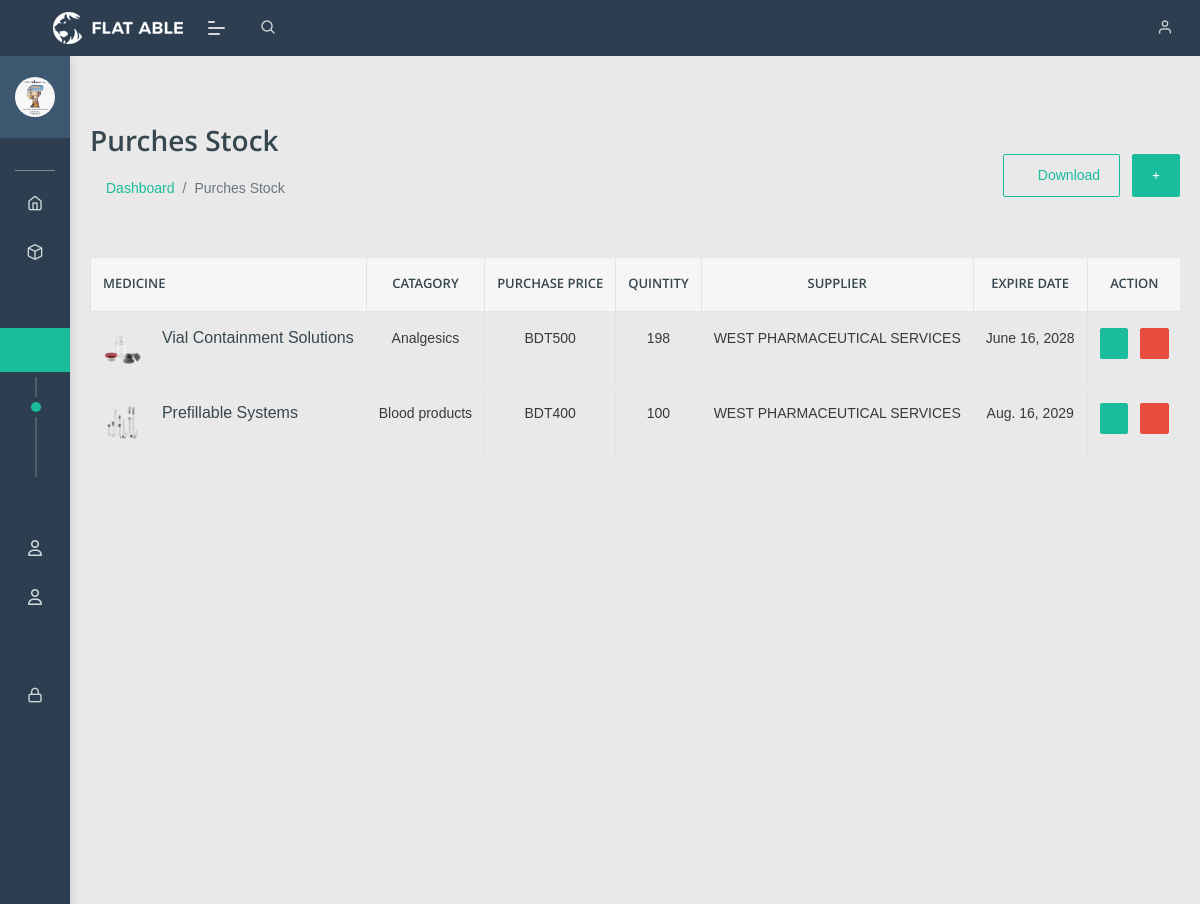
The page /stock-view/ (signed in) on the database its author committed.
### Auth_App/models.py (models this page shows, shortened)
class UserProfile(models.Model):
    user = models.OneToOneField(User, on_delete=models.CASCADE, related_name='user_profile')
    addess = models.CharField(max_length=160, null=True)
    dob = models.DateField(null=True)
    phone = models.CharField(max_length=20, null=True)
    profile_pic = models.ImageField(upload_to='profile_img', null=True)

### Pharmacey_App/models.py (models this page shows, shortened)
class Stock_Medisice(models.Model):
    medicine_name = models.CharField(max_length=160)
    Category = models.ForeignKey(Catagory,on_delete=models.CASCADE)
    Supplier = models.ForeignKey(Suplier, on_delete=models.CASCADE)
    price = models.IntegerField(default=0)
    quatity = models.IntegerField(default=0)
    exire_date = models.DateField()
    medicine_img = models.ImageField(upload_to='medicine_pic')

class Catagory(models.Model):
    catagory_name = models.CharField(max_length=40)
    created_att = models.DateTimeField(auto_now_add=True)
    updated_att = models.DateTimeField(auto_now=True)

class Suplier(models.Model):
    name = models.CharField(max_length=160)
    email = models.EmailField()
    phone = models.CharField(max_length=20)
    company = models.CharField(max_length=150)
    address = models.CharField(max_length=560)
    product = models.CharField(max_length=160)
    description = models.TextField()

### Pharmacey_App/views.py (the view)
# urls.py: path('stock-view/', views.Stock_View, name='Stock_View'),
@login_required()
def Stock_View(request):
    medisince = Stock_Medisice.objects.all()
    context = {
        'medisince':medisince,
    }
    return render(request, 'HOD/stock_view.html', context)

### templates/HOD/stock_view.html (shortened to what this page needs)
{% extends "base.html" %}
{% load static %}
{% block body_block %}
<div class="card-body">
    <div class="page-header">
       <div class="row align-items-center">
          <div class="col">
             <h3 class="page-title">Purches Stock</h3>
             <ul class="breadcrumb">
                <li class="breadcrumb-item"><a href="index.html">Dashboard</a></li>
                <li class="breadcrumb-item active">Purches Stock</li>
             </ul>
          </div>
          <div class="col-auto text-right float-right ml-auto">
             <a href="#" class="btn btn-outline-primary mr-2"><i class="fas fa-download"></i> Download</a>
             <a href="" class="btn btn-primary"><i class="fas fa-plus"></i></a>
          </div>
       </div>
    </div>
    <div class="table-responsive">
        <table class="table table-hover mb-0 table-bordered">
            <thead>
                <tr>
                    <th>
                        MEDICINE
                    </th>
                    <th class="text-center">Catagory</th>
                    <th class="text-center">Purchase Price</th>
                    <th class="text-center">Quintity</th>
                    <th class="text-center">Supplier</th>
                    <th class="text-center">Expire Date</th>
                    <th class="text-center">Action</th>
                </tr>
            </thead>
            <tbody>
            {% for i in medisince %}
                <tr>
                    <td>
                        <div class="d-inline-block align-middle">
                            <img src="/media/{{i.medicine_img}}" alt="user image" class="img-radius wid-40 align-top m-r-15">
                            <div class="d-inline-block">
                                <h6>{{i.medicine_name}}</h6>
                            </div>
                        </div>
                    </td>
                    <td class="text-center">{{i.Category.catagory_name}}</td>
                    <td class="text-center">BDT{{i.price}}</td>
                    <td class="text-center">{{i.quatity}}</td>
                    <td class="text-center">{{i.Supplier.name}}</td>
                    <td class="text-center">{{i.exire_date}}</td>
                    <td class="text-center">
                        <div class="actions">
                            <a href="{% url 'Pharmacey_App:Edit_stock' id=i.id %}" class="btn btn-sm btn-primary mr-2">
                            <i class="fas fa-pen"></i>
                            </a>
                            <a href="{% url 'Pharmacey_App:delete_stock' id=i.id %}" class="btn btn-sm btn-danger">
                            <i class="fas fa-trash"></i>
                            </a>
                         </div>
                    </td>
                </tr>
            {% endfor %}
            </tbody>
        </table>
    </div>
</div>
{%endblock%}

### templates/base.html (shortened to what this page needs)
<!DOCTYPE html>
{% load static %}
<html lang="en">
<head>
    <link rel="stylesheet" href="{% static 'assets/css/style.css' %}">
    <link rel="stylesheet" href="{% static 'assets/css/all.min.css' %}">
    <link rel="stylesheet" href="{% static 'assets/css/fontawesome.min.css' %}">
</head>
<body class="">
	<nav class="pcoded-navbar  ">
		<div class="navbar-wrapper  ">
			<div class="navbar-content scroll-div " >
				<div class="">
					<div class="main-menu-header">
						<img class="img-radius" src="{{request.user.user_profile.profile_pic.url}}" alt="User-Profile-Image">
						<div class="user-details">
						</div>
					</div>
				</div>
				<ul class="nav pcoded-inner-navbar ">
					<li class="nav-item pcoded-menu-caption">
					</li>
					<li class="nav-item">
					    <a href="{% url 'Pharmacey_App:Deshbord' %}" class="nav-link "><span class="pcoded-micon"><i class="feather icon-home"></i></span><span class="pcoded-mtext">Dashboard</span></a>
					</li>
					<li class="nav-item pcoded-hasmenu">
						<a href="#!" class="nav-link "><span class="pcoded-micon"><i class="feather icon-box"></i></span><span class="pcoded-mtext">Categories</span></a>
					</li>
                    <li class="nav-item pcoded-hasmenu">
						<a href="#!" class="nav-link "><span class="pcoded-micon"><i class="fa-solid fa-capsules"></i></span><span class="pcoded-mtext">Medicine</span></a>
					</li>
                    <li class="nav-item pcoded-hasmenu">
						<a href="#!" class="nav-link "><span class="pcoded-micon"><i class="fa-solid fa-cart-shopping"></i></span><span class="pcoded-mtext">Stock</span></a>
						<ul class="pcoded-submenu">
							<li><a href="{% url 'Pharmacey_App:Stock_View' %}">Stock Purchase</a></li>
							<li><a href="{% url 'Pharmacey_App:Add_Stock' %}">Add Stock</a></li>
						</ul>
					</li>
                    <li class="nav-item pcoded-hasmenu">
						<a href="#!" class="nav-link "><span class="pcoded-micon"><i class="fa-solid fa-chart-simple"></i></span><span class="pcoded-mtext">Sales</span></a>
					</li>
                    <li class="nav-item pcoded-hasmenu">
						<a href="#!" class="nav-link "><span class="pcoded-micon"><i class="fa-regular fa-user"></i></span><span class="pcoded-mtext">Suppliers</span></a>
					</li>
					<li class="nav-item pcoded-hasmenu">
						<a href="#!" class="nav-link "><span class="pcoded-micon"><i class="fa-regular fa-user"></i></span><span class="pcoded-mtext">Clients</span></a>
					</li>
                    <li class="nav-item pcoded-hasmenu">
						<a href="#!" class="nav-link "><span class="pcoded-micon"><i class="fa-solid fa-chart-line"></i></span><span class="pcoded-mtext">Repport</span></a>
					</li>
					<li class="nav-item pcoded-hasmenu">
					    <a href="#!" class="nav-link "><span class="pcoded-micon"><i class="feather icon-lock"></i></span><span class="pcoded-mtext">Authentication</span></a>
					</li>
					<li class="nav-item"><a href="{% url 'Auth_app:userprofile' id=request.user.id %}"><span class="pcoded-micon"><i class="fa-solid fa-gears"></i></span><span class="pcoded-mtext">Settings</span></a></li>
				</ul>
			</div>
		</div>
	</nav>
	<header class="navbar pcoded-header navbar-expand-lg navbar-light header-dark">
				<div class="m-header">
					<a class="mobile-menu" id="mobile-collapse" href="#!"><span></span></a>
					<a href="#!" class="b-brand">
						<img src="{% static 'assets/images/logo.png' %}" alt="" class="logo">
					</a>
				</div>
				<div class="collapse navbar-collapse">
					<ul class="navbar-nav mr-auto">
						<li class="nav-item">
							<a href="#!" class="pop-search"><i class="feather icon-search"></i></a>
						</li>
					</ul>
					<ul class="navbar-nav ml-auto">
						<li>
							<div class="dropdown drp-user">
								<a href="#" class="dropdown-toggle" data-toggle="dropdown">
									<i class="feather icon-user"></i>
								</a>
							</div>
						</li>
					</ul>
				</div>
	</header>
<div class="pcoded-main-container">
	<div class="mt-5">
		{% block body_block %}
		{% endblock%}
	</div>
</div>
</body>
</html>

### rows shown on the page
Stock_Medisice: medicine_img (picture), medicine_name "Vial Containment Solutions", Category.catagory_name "Analgesics", price "500", quatity "198", Supplier.name "WEST PHARMACEUTICAL SERVICES", exire_date "June 16, 2028"
Stock_Medisice: medicine_img (picture), medicine_name "Prefillable Systems", Category.catagory_name "Blood products", price "400", quatity "100", Supplier.name "WEST PHARMACEUTICAL SERVICES", exire_date "Aug. 16, 2029"
